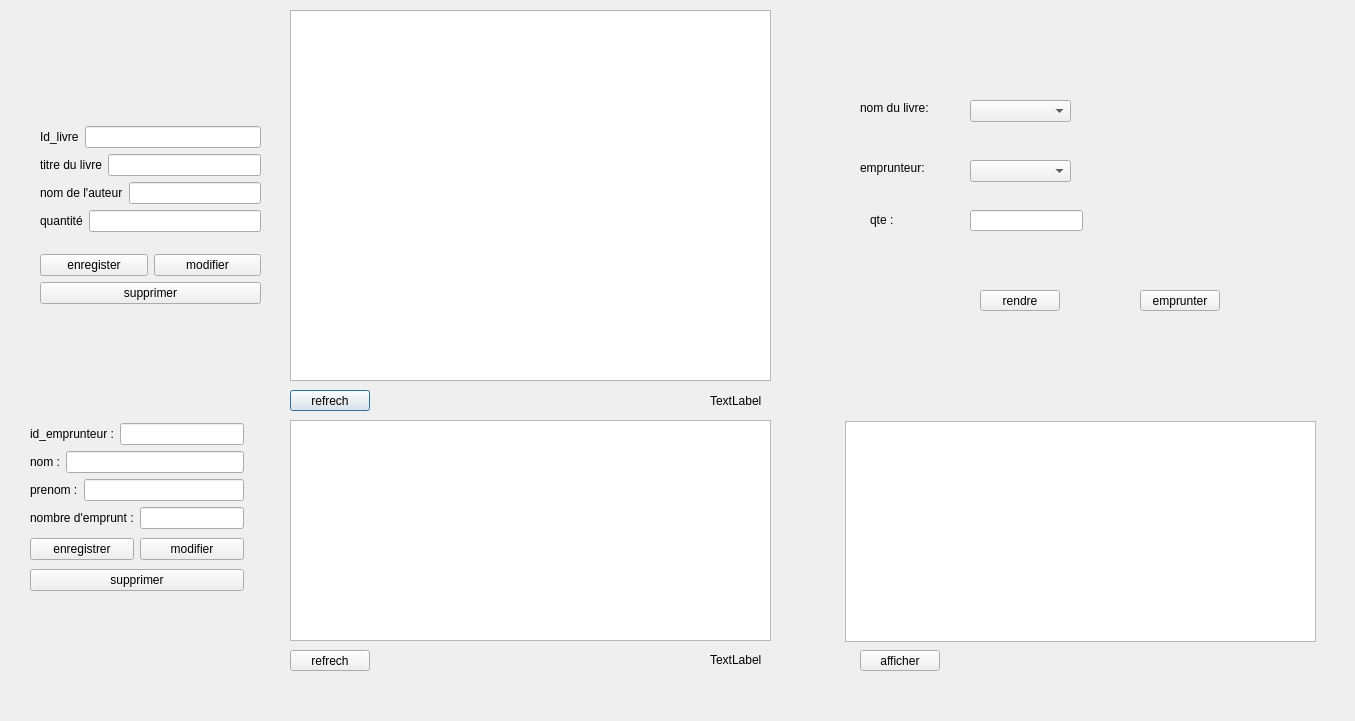
<?xml version="1.0" encoding="UTF-8"?>
<ui version="4.0">
 <class>Dialog</class>
 <widget class="QDialog" name="Dialog">
  <property name="geometry">
   <rect>
    <x>0</x>
    <y>0</y>
    <width>1355</width>
    <height>721</height>
   </rect>
  </property>
  <property name="maximumSize">
   <size>
    <width>1888888</width>
    <height>16777215</height>
   </size>
  </property>
  <property name="windowTitle">
   <string>Dialog</string>
  </property>
  <widget class="QLabel" name="label_database">
   <property name="geometry">
    <rect>
     <x>710</x>
     <y>390</y>
     <width>111</width>
     <height>21</height>
    </rect>
   </property>
   <property name="text">
    <string>TextLabel</string>
   </property>
  </widget>
  <widget class="QTableView" name="tableView">
   <property name="geometry">
    <rect>
     <x>290</x>
     <y>10</y>
     <width>481</width>
     <height>371</height>
    </rect>
   </property>
  </widget>
  <widget class="QPushButton" name="pushButton">
   <property name="geometry">
    <rect>
     <x>290</x>
     <y>390</y>
     <width>80</width>
     <height>21</height>
    </rect>
   </property>
   <property name="text">
    <string>refrech</string>
   </property>
  </widget>
  <widget class="QTableView" name="tableView_user">
   <property name="enabled">
    <bool>true</bool>
   </property>
   <property name="geometry">
    <rect>
     <x>290</x>
     <y>420</y>
     <width>481</width>
     <height>221</height>
    </rect>
   </property>
  </widget>
  <widget class="QLabel" name="label_db_user">
   <property name="geometry">
    <rect>
     <x>710</x>
     <y>650</y>
     <width>91</width>
     <height>20</height>
    </rect>
   </property>
   <property name="text">
    <string>TextLabel</string>
   </property>
  </widget>
  <widget class="QPushButton" name="pushbutton_refrech_user">
   <property name="geometry">
    <rect>
     <x>290</x>
     <y>650</y>
     <width>80</width>
     <height>21</height>
    </rect>
   </property>
   <property name="text">
    <string>refrech</string>
   </property>
  </widget>
  <widget class="QPushButton" name="pushButton_2">
   <property name="geometry">
    <rect>
     <x>1140</x>
     <y>290</y>
     <width>80</width>
     <height>21</height>
    </rect>
   </property>
   <property name="text">
    <string>emprunter</string>
   </property>
  </widget>
  <widget class="QLabel" name="label">
   <property name="geometry">
    <rect>
     <x>860</x>
     <y>100</y>
     <width>91</width>
     <height>16</height>
    </rect>
   </property>
   <property name="text">
    <string>nom du livre:</string>
   </property>
  </widget>
  <widget class="QLabel" name="label_2">
   <property name="geometry">
    <rect>
     <x>860</x>
     <y>160</y>
     <width>81</width>
     <height>16</height>
    </rect>
   </property>
   <property name="text">
    <string>emprunteur:</string>
   </property>
  </widget>
  <widget class="QLabel" name="label_3">
   <property name="geometry">
    <rect>
     <x>870</x>
     <y>210</y>
     <width>51</width>
     <height>20</height>
    </rect>
   </property>
   <property name="text">
    <string>qte :</string>
   </property>
  </widget>
  <widget class="QComboBox" name="comboBox_nom">
   <property name="geometry">
    <rect>
     <x>970</x>
     <y>100</y>
     <width>101</width>
     <height>22</height>
    </rect>
   </property>
  </widget>
  <widget class="QComboBox" name="comboBox_user">
   <property name="geometry">
    <rect>
     <x>970</x>
     <y>160</y>
     <width>101</width>
     <height>22</height>
    </rect>
   </property>
  </widget>
  <widget class="QLineEdit" name="lineEdit_dem">
   <property name="geometry">
    <rect>
     <x>970</x>
     <y>210</y>
     <width>113</width>
     <height>21</height>
    </rect>
   </property>
  </widget>
  <widget class="QWidget" name="layoutWidget">
   <property name="geometry">
    <rect>
     <x>40</x>
     <y>110</y>
     <width>221</width>
     <height>211</height>
    </rect>
   </property>
   <layout class="QGridLayout" name="gridLayout">
    <item row="1" column="0">
     <layout class="QVBoxLayout" name="verticalLayout_2">
      <item>
       <layout class="QHBoxLayout" name="horizontalLayout_5">
        <item>
         <widget class="QPushButton" name="save">
          <property name="text">
           <string>enregister</string>
          </property>
         </widget>
        </item>
        <item>
         <widget class="QPushButton" name="update">
          <property name="text">
           <string>modifier</string>
          </property>
         </widget>
        </item>
       </layout>
      </item>
      <item>
       <widget class="QPushButton" name="delete_2">
        <property name="text">
         <string>supprimer</string>
        </property>
       </widget>
      </item>
     </layout>
    </item>
    <item row="0" column="0">
     <layout class="QVBoxLayout" name="verticalLayout">
      <item>
       <layout class="QHBoxLayout" name="horizontalLayout">
        <item>
         <widget class="QLabel" name="label_id">
          <property name="text">
           <string>Id_livre</string>
          </property>
         </widget>
        </item>
        <item>
         <widget class="QLineEdit" name="lineEdit_id"/>
        </item>
       </layout>
      </item>
      <item>
       <layout class="QHBoxLayout" name="horizontalLayout_2">
        <item>
         <widget class="QLabel" name="label_livre">
          <property name="text">
           <string>titre du livre</string>
          </property>
         </widget>
        </item>
        <item>
         <widget class="QLineEdit" name="lineEdit_livre"/>
        </item>
       </layout>
      </item>
      <item>
       <layout class="QHBoxLayout" name="horizontalLayout_3">
        <item>
         <widget class="QLabel" name="label_auteur">
          <property name="text">
           <string>nom de l'auteur</string>
          </property>
         </widget>
        </item>
        <item>
         <widget class="QLineEdit" name="lineEdit_auteur"/>
        </item>
       </layout>
      </item>
      <item>
       <layout class="QHBoxLayout" name="horizontalLayout_4">
        <item>
         <widget class="QLabel" name="label_qte">
          <property name="text">
           <string>quantité</string>
          </property>
         </widget>
        </item>
        <item>
         <widget class="QLineEdit" name="lineEdit_qte"/>
        </item>
       </layout>
      </item>
     </layout>
    </item>
   </layout>
  </widget>
  <widget class="QWidget" name="layoutWidget">
   <property name="geometry">
    <rect>
     <x>30</x>
     <y>420</y>
     <width>214</width>
     <height>174</height>
    </rect>
   </property>
   <layout class="QGridLayout" name="gridLayout_2">
    <property name="bottomMargin">
     <number>0</number>
    </property>
    <item row="0" column="0">
     <layout class="QVBoxLayout" name="verticalLayout_3">
      <item>
       <layout class="QHBoxLayout" name="horizontalLayout_6">
        <item>
         <widget class="QLabel" name="id_empunt">
          <property name="text">
           <string>id_emprunteur :</string>
          </property>
         </widget>
        </item>
        <item>
         <widget class="QLineEdit" name="lineEdit_id_user"/>
        </item>
       </layout>
      </item>
      <item>
       <layout class="QHBoxLayout" name="horizontalLayout_7">
        <item>
         <widget class="QLabel" name="nom_user">
          <property name="text">
           <string>nom :</string>
          </property>
         </widget>
        </item>
        <item>
         <widget class="QLineEdit" name="lineEdit_nom"/>
        </item>
       </layout>
      </item>
      <item>
       <layout class="QHBoxLayout" name="horizontalLayout_8">
        <item>
         <widget class="QLabel" name="prenom_user">
          <property name="text">
           <string>prenom :</string>
          </property>
         </widget>
        </item>
        <item>
         <widget class="QLineEdit" name="lineEdit_prenom"/>
        </item>
       </layout>
      </item>
      <item>
       <layout class="QHBoxLayout" name="horizontalLayout_9">
        <item>
         <widget class="QLabel" name="nbre_emprunt">
          <property name="text">
           <string>nombre d'emprunt :</string>
          </property>
         </widget>
        </item>
        <item>
         <widget class="QLineEdit" name="lineEdit_nbre"/>
        </item>
       </layout>
      </item>
     </layout>
    </item>
    <item row="1" column="0">
     <layout class="QHBoxLayout" name="horizontalLayout_10">
      <item>
       <widget class="QPushButton" name="pushButton_enregistrer_user">
        <property name="text">
         <string>enregistrer</string>
        </property>
       </widget>
      </item>
      <item>
       <widget class="QPushButton" name="pushButton_modif_user">
        <property name="text">
         <string>modifier</string>
        </property>
       </widget>
      </item>
     </layout>
    </item>
    <item row="2" column="0">
     <widget class="QPushButton" name="pushButton_supp_user">
      <property name="text">
       <string>supprimer</string>
      </property>
     </widget>
    </item>
   </layout>
  </widget>
  <widget class="QTableView" name="tableView_2">
   <property name="geometry">
    <rect>
     <x>845</x>
     <y>421</y>
     <width>471</width>
     <height>221</height>
    </rect>
   </property>
  </widget>
  <widget class="QPushButton" name="afficher">
   <property name="geometry">
    <rect>
     <x>860</x>
     <y>650</y>
     <width>80</width>
     <height>21</height>
    </rect>
   </property>
   <property name="text">
    <string>afficher</string>
   </property>
  </widget>
  <widget class="QPushButton" name="push_rendre">
   <property name="geometry">
    <rect>
     <x>980</x>
     <y>290</y>
     <width>80</width>
     <height>21</height>
    </rect>
   </property>
   <property name="text">
    <string>rendre</string>
   </property>
  </widget>
 </widget>
 <resources/>
 <connections/>
</ui>
